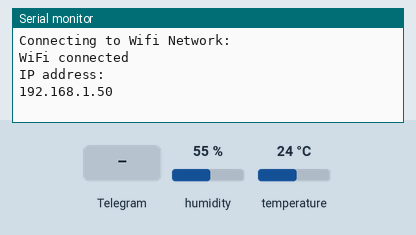
Recording of a sketch running on a simulated Arduino MKR. On the bench: the last lines printed to the serial monitor. Inputs (shaded band) come from the test bench; at power-on: humidity 55 %, temperature 24 °C. WiFi joins after 1.5 s; servers stay silent unless stated.

Above: at 4.7 s.
4.8 s: Telegram message "/TEMP" received
At 6.6 s:
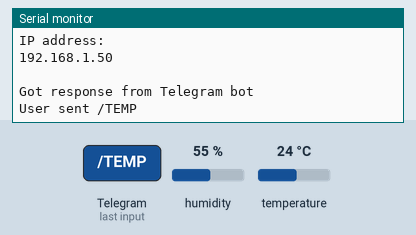
6.9 s: Telegram message "/HUMID" received
At 7.8 s:
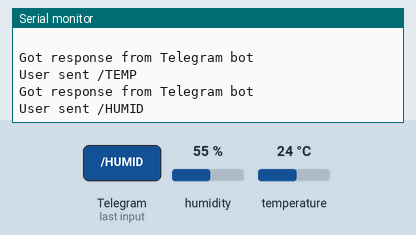
8.8 s: Telegram message "help" received
At 10.4 s:
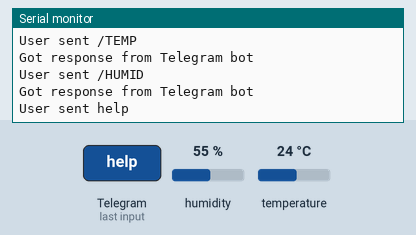
10.7 s: Telegram message "1" received
At 11.4 s:
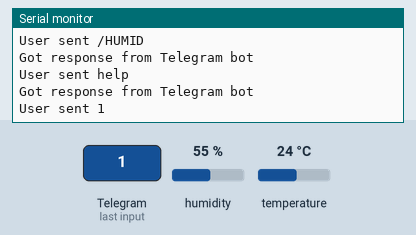

The sketch:

IDE_Temperature_Humidity.ino
```cpp
//Telegram bot with sensor only

#include <WiFiNINA.h>
#include <UniversalTelegramBot.h>
#include <Adafruit_Sensor.h>  //for sensor
#include <DHT.h>            //for sensor
#include <DHT_U.h>


char SSID[] = " ";                            // ENTER NETWORK SSID & PASS
char PASS[] = " ";

#define BOTtoken " "    //YOUR BOT TOKEN

#define DHTPIN  5
#define DHTTYPE DHT11


WiFiSSLClient client;
UniversalTelegramBot bot(BOTtoken, client);
int Bot_mtbs = 1000;
long Bot_lasttime;

// Sensor configuration
DHT dht(DHTPIN, DHTTYPE);
float myTemperature;
float myHumidity;

void setup()
{
  Serial.begin(9600);     //YOUR SERIAL MONITOR SHOULD BE 9600
  delay(2000);
  Serial.print("Connecting to Wifi Network: ");
  Serial.println(SSID);
  while (WiFi.begin(SSID, PASS) != WL_CONNECTED)
  {
    Serial.println(".. Loading connection .. ");
    delay(500);
  }

  Serial.println("");
  Serial.println("WiFi connected");
  Serial.println("IP address: ");
  IPAddress ip = WiFi.localIP();
  Serial.println(ip);
  Serial.println(" ");


}
void loop() {

  if (millis() > Bot_lasttime + Bot_mtbs)
  {
    dht.begin();
    myTemperature = dht.readTemperature();
    myHumidity = dht.readHumidity();
    int numNewMessages = bot.getUpdates(bot.last_message_received + 1);
    while (numNewMessages) {
      Serial.println("Got response from Telegram bot");
      for (int i = 0; i < numNewMessages; i++) {

        if (bot.messages[i].text == "/TEMP")
          bot.sendMessage(bot.messages[i].chat_id, "Temperature is " + String(myTemperature) + "*C", "");

        if (bot.messages[i].text == "/HUMID")
          bot.sendMessage(bot.messages[i].chat_id, "Humidity is " + String(myHumidity) + "%", "");

        if (bot.messages[i].text == "help")
        {
          bot.sendMessage(bot.messages[i].chat_id, "Hello ASSEMBLY attendee! I am your bot! \n Use following commands: \n /ON - turns on the LED connected \n /OFF - turns off LED connected \n /TEMP - gives temperature \n /HUMID - gives humidity \n /Increase - increases LED brightness \n /Decrease - decreases LED brightness \n /FADE - shows led fading \n /ONservo - pushes servo out \n /OFFservo - pulls servo back \n /TRYservo - test servo", "");
        }


        Serial.println("User sent " + bot.messages[i].text);

      }
      numNewMessages = bot.getUpdates(bot.last_message_received + 1);
    }
    Bot_lasttime = millis();
  }
}
```

Measured:
- after the input at 4.8 s, the serial monitor: prints a new line after 0.33 s (image 1)
- after the input at 6.9 s, the serial monitor: prints a new line after 0.45 s (image 2)
- after the input at 8.8 s, the serial monitor: prints a new line after 0.45 s (image 3)
- after the input at 10.7 s, the serial monitor: prints a new line after 0.18 s (image 4)
